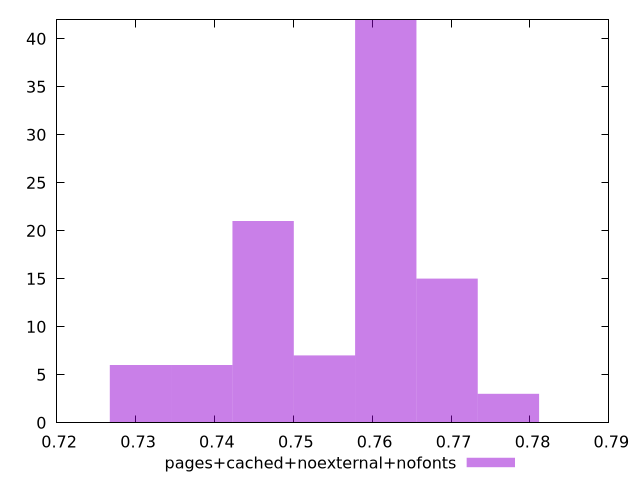

Source code (gnuplot):
$_pagesCachedNoexternalNofonts <<EOF
0.7617198758119856 42
0.7694925276059855 15
0.746174572223986 21
0.7539472240179859 7
0.7384019204299861 6
0.7772651793999854 3
0.7306292686359863 6
EOF
set key outside below
set terminal pngcairo
set output "report_00006_2020-11-02T20-21-41.718Z/performance_score/pages+cached+noexternal+nofonts//raw_hist.png"
set yrange [0:42]
set boxwidth 0.007772651793999854
set style fill transparent solid 0.5 noborder
plot $_pagesCachedNoexternalNofonts title "pages+cached+noexternal+nofonts" with boxes ,
